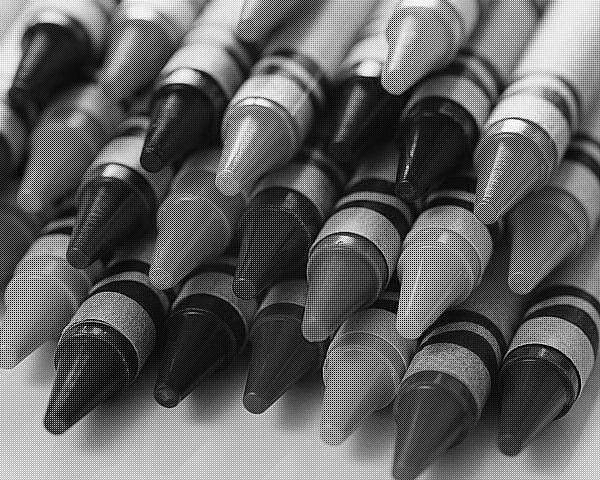
#> input picture Computer Vision/Demosaicing/crayons_mosaic.bmp, 600 x 480 px, found by its file name
$ python Demosaic.py
#> lines starting #> are read from the running program, lines starting #| are printed output that depends on the picture
import cv2
import numpy as np

kernelR = np.array(
    [[0, 1],
    [1, 0]]) / 4

kernelG = np.array(
    [[0, 0],
    [0, 1]]) / 4

kernelB = np.array(
    [[1, 0],
    [0, 0]]) / 4

images = [('C:\\Users\\Amrit\\Downloads\\COMP 425\\assignment1\\crayons_mosaic.bmp', 'C:\\Users\\Amrit\\Downloads\\COMP 425\\assignment1\\crayons.bmp'),
          ('C:\\Users\\Amrit\\Downloads\\COMP 425\\assignment1\\oldwell_mosaic.bmp', 'C:\\Users\\Amrit\\Downloads\\COMP 425\\assignment1\\oldwell.bmp'),
          ('C:\\Users\\Amrit\\Downloads\\COMP 425\\assignment1\\pencils_mosaic.bmp', 'C:\\Users\\Amrit\\Downloads\\COMP 425\\assignment1\\pencils.bmp')]
for mosaic, original in images:
    image = cv2.imread(mosaic, cv2.IMREAD_GRAYSCALE)
#> image is the input picture: shape (480, 600); min 0, max 255, mean 98.1

    r = cv2.filter2D(image, -1, kernelR)
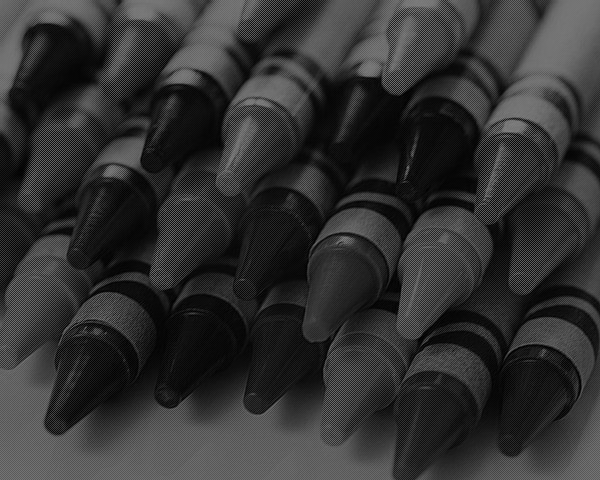
#> r: shape (480, 600); min 0, max 128, mean 49.1
    g = cv2.filter2D(image, -1, kernelG)
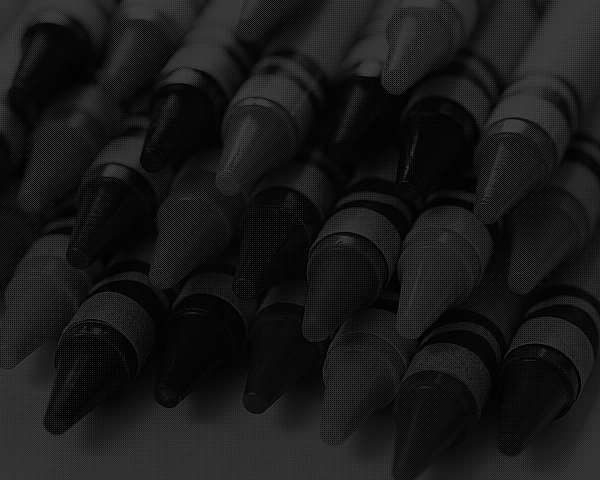
#> g: shape (480, 600); min 0, max 64, mean 24.5
    b = cv2.filter2D(image, -1, kernelB)

    mergedImage = cv2.merge((b, g, r))
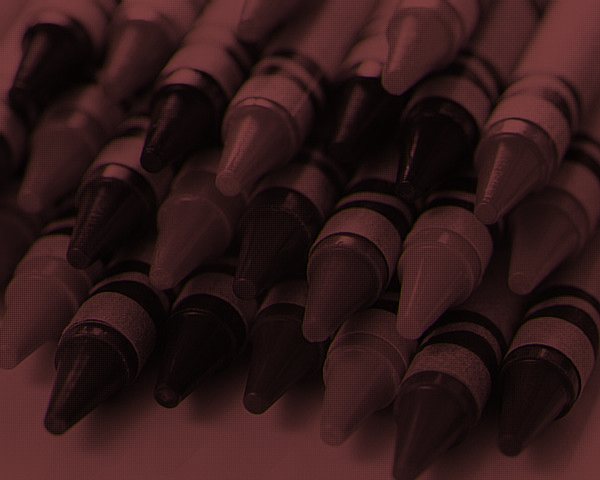
#> mergedImage: shape (480, 600, 3); mean of channels 0, 1, 2 24.5, 24.5, 49.1; drawn as B, G, R
    cv2.imshow('RGB image', mergedImage)
    cv2.waitKey()
#> pass 2 of the loop `for mosaic, original in images:`:
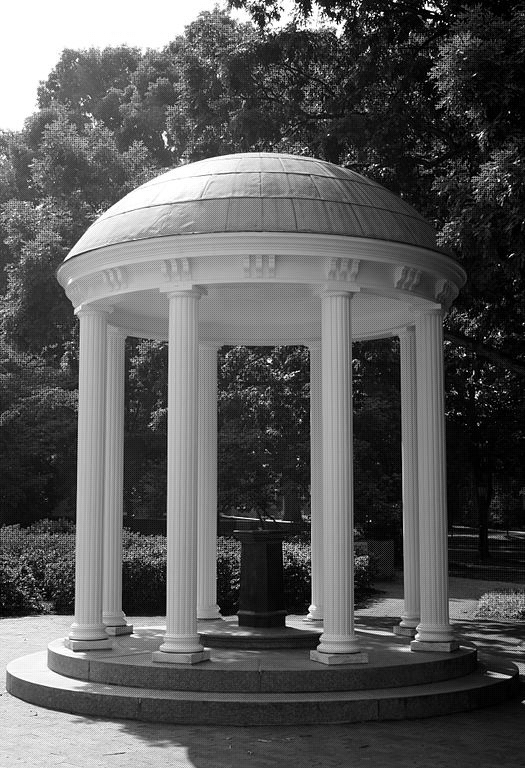
#> input picture Computer Vision/Demosaicing/oldwell_mosaic.bmp, 525 x 768 px, found by its file name
#> image is the input picture: shape (768, 525); min 0, max 255, mean 90.1
#> r: shape (768, 525)
#> `g = cv2.filter2D(image, -1, kernelG)`:
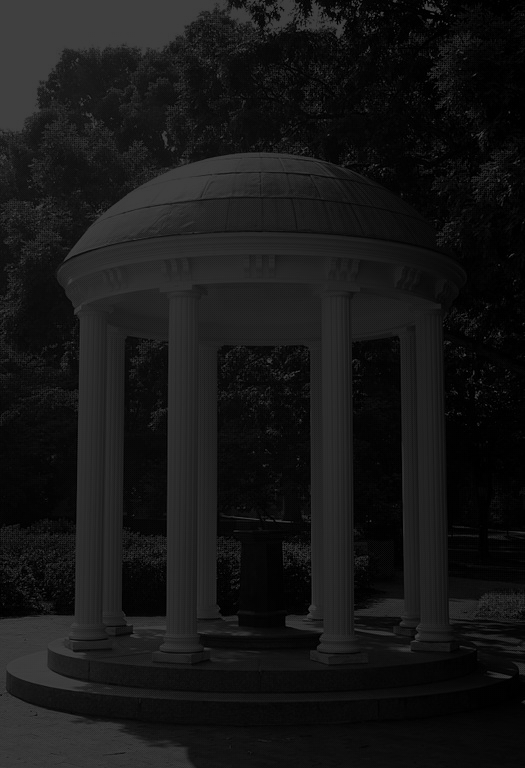
#> g: shape (768, 525); min 0, max 64, mean 22.5
#> b: shape (768, 525)
#> `mergedImage = cv2.merge((b, g, r))`:
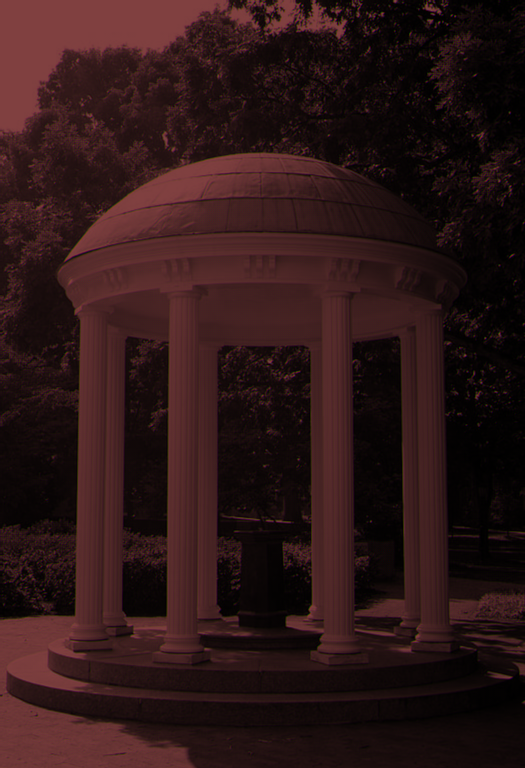
#> mergedImage: shape (768, 525, 3); mean of channels 0, 1, 2 22.6, 22.5, 45.1; drawn as B, G, R
#> pass 3 of the loop `for mosaic, original in images:`:
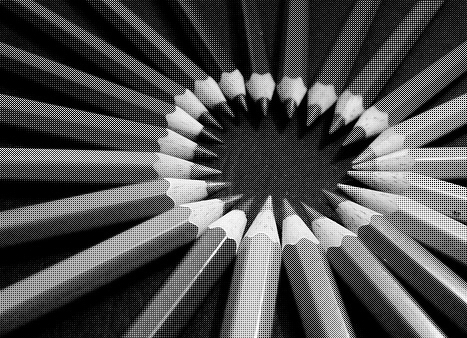
#> input picture Computer Vision/Demosaicing/pencils_mosaic.bmp, 467 x 338 px, found by its file name
#> image is the input picture: shape (338, 467); min 0, max 255, mean 79.7
#> r: shape (338, 467)
#> g: shape (338, 467)
#> `b = cv2.filter2D(image, -1, kernelB)`:
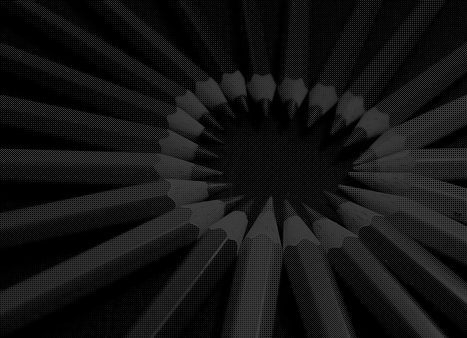
#> b: shape (338, 467); min 0, max 64, mean 19.9
#> `mergedImage = cv2.merge((b, g, r))`:
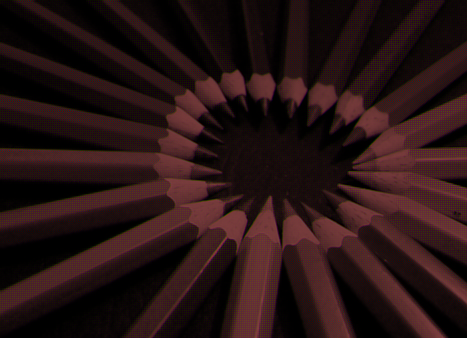
#> mergedImage: shape (338, 467, 3); mean of channels 0, 1, 2 19.9, 19.9, 39.8; drawn as B, G, R
